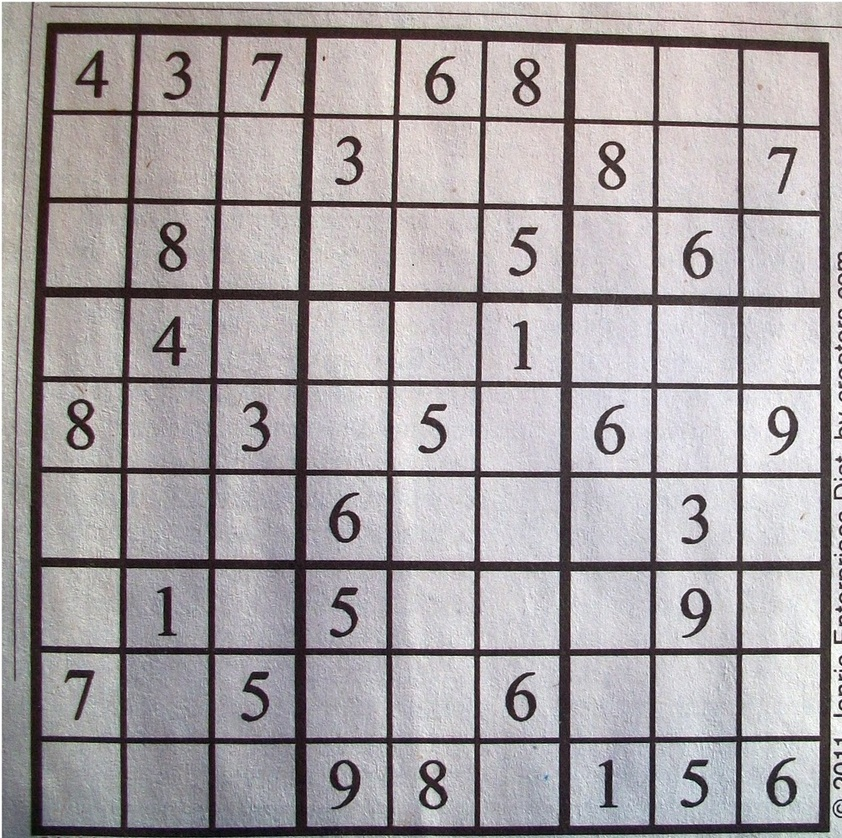
#> input picture OpenCV/Resources/sudoku2.jpg, 842 x 838 px, shrunk from 1001 x 997 before the run
$ python sudoku.py
#> lines starting #> are read from the running program, lines starting #| are printed output that depends on the picture; after the words box and inside, x2 and y2 are one past the last pixel; in counts of white or black regions, pixels touching at a corner belong together
import cv2
import numpy as np

img = cv2.imread('Resources/sudoku2.jpg')
#> img is the input picture: shape (838, 842, 3); mean B, G, R 163.8, 161.4, 167

img = cv2.cvtColor(img, cv2.COLOR_BGR2GRAY)
#> img: shape (838, 842)
imgBlur = cv2.GaussianBlur(img, (13, 13), 2)  # Get rid of noise
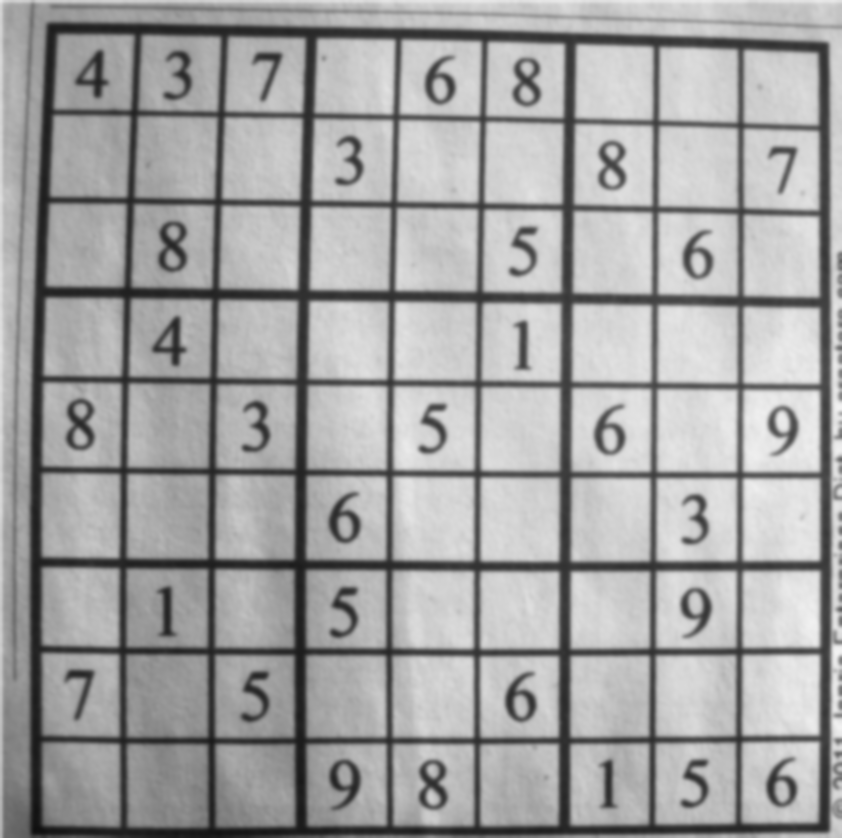
#> imgBlur: shape (838, 842); min 15, max 241, mean 163.3
imgCanny = cv2.Canny(img, 100, 100)
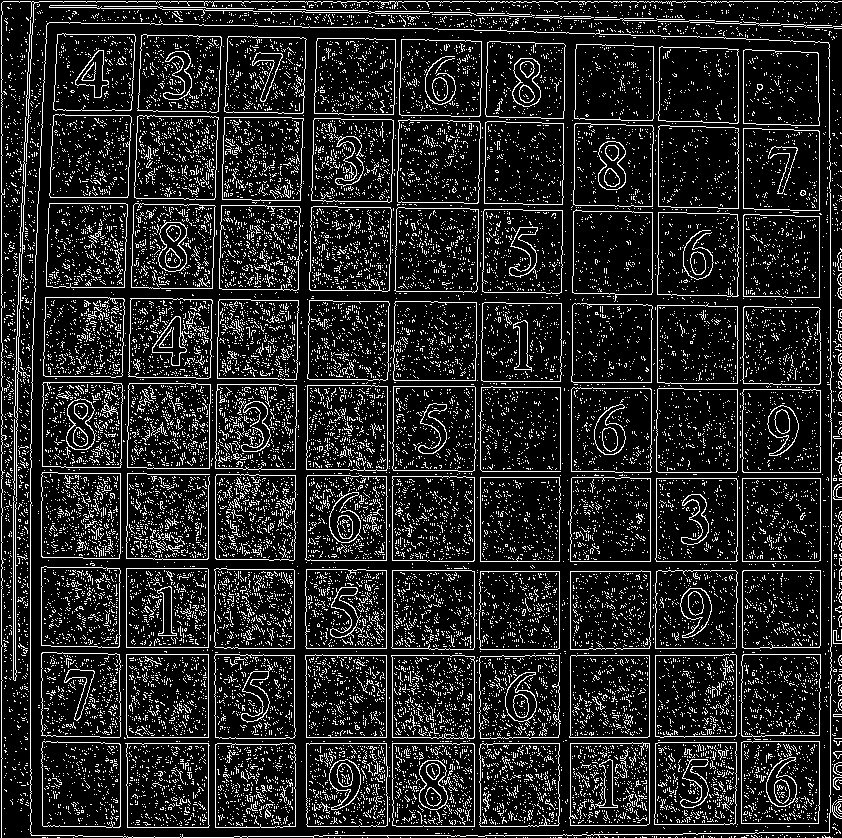
#> imgCanny: shape (838, 842); 14.3% white in thin lines or dots
outerbox = np.zeros_like(img)
imgThresh = cv2.adaptiveThreshold(imgBlur, 255, cv2.ADAPTIVE_THRESH_MEAN_C, cv2.THRESH_BINARY, 5, 2)
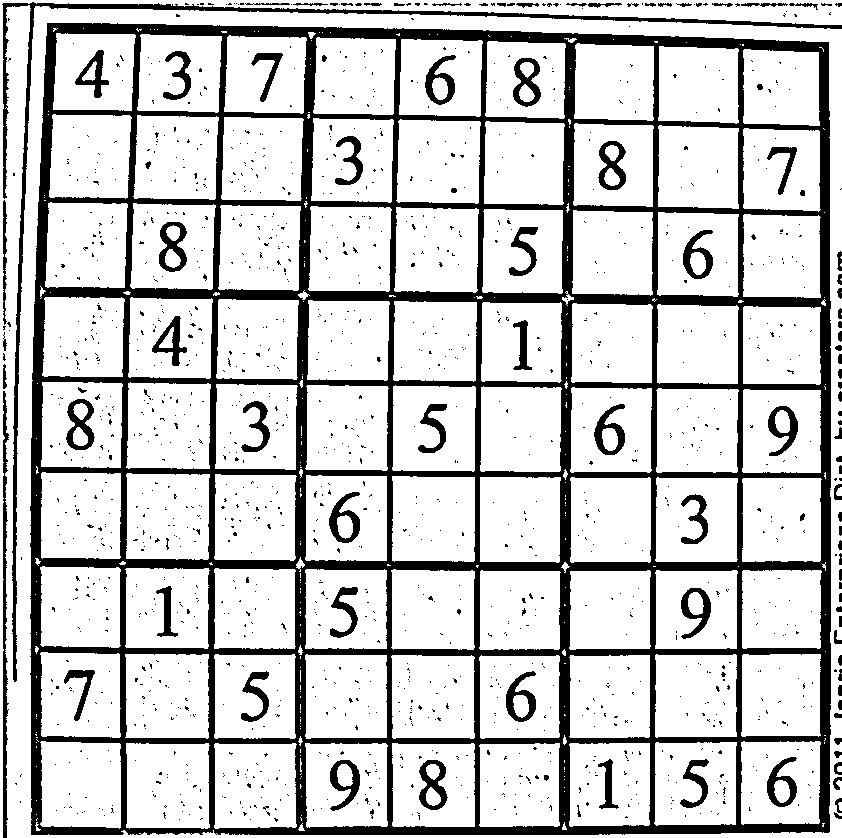
#> imgThresh: shape (838, 842); 79.5% white; 1509 black regions (1407 under 20 px), largest, box (x1, y1, x2, y2) and area: (30, 23, 831, 835) 110779, (2, 2, 842, 682) 6507, (3, 391, 9, 838) 1561

cv2.imshow("Image", imgThresh)
cv2.imshow("Image Canny", imgCanny)
cv2.waitKey(0)

$ run again, with OpenCV/Resources/pic.jpg copied over OpenCV/Resources/sudoku2.jpg
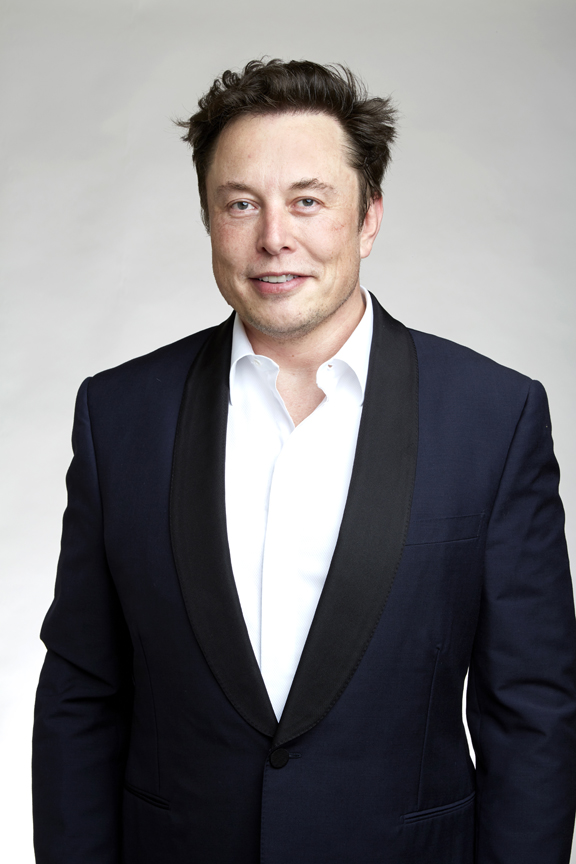
#> input picture OpenCV/Resources/pic.jpg, 576 x 864 px
#> img is the input picture: shape (864, 576, 3); mean B, G, R 121.3, 118.8, 120.7
#> img: shape (864, 576)
#> `imgCanny = cv2.Canny(img, 100, 100)`:
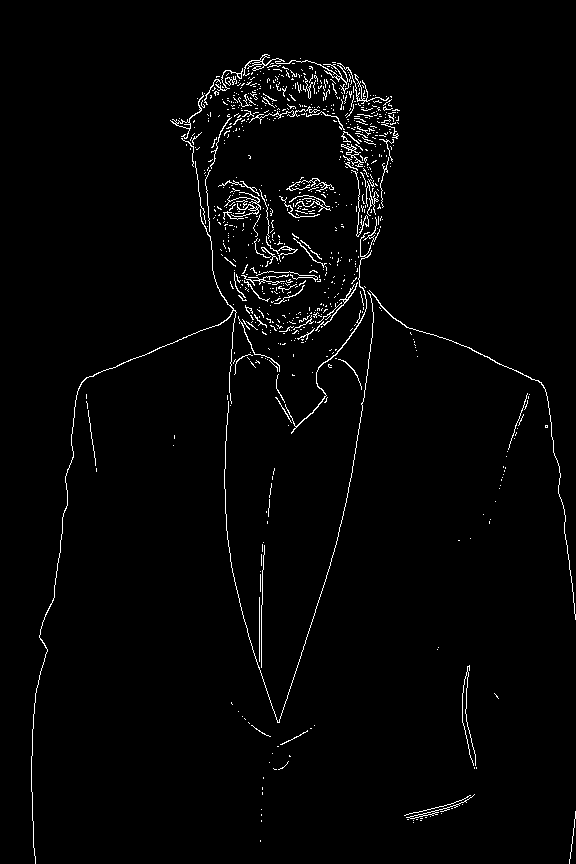
#> imgCanny: shape (864, 576); 2.1% white in thin lines or dots, all inside (x1, y1, x2, y2) = (31, 54, 576, 864)
#> `imgThresh = cv2.adaptiveThreshold(imgBlur, 255, cv2.ADAPTIVE_THRESH_ME..`:
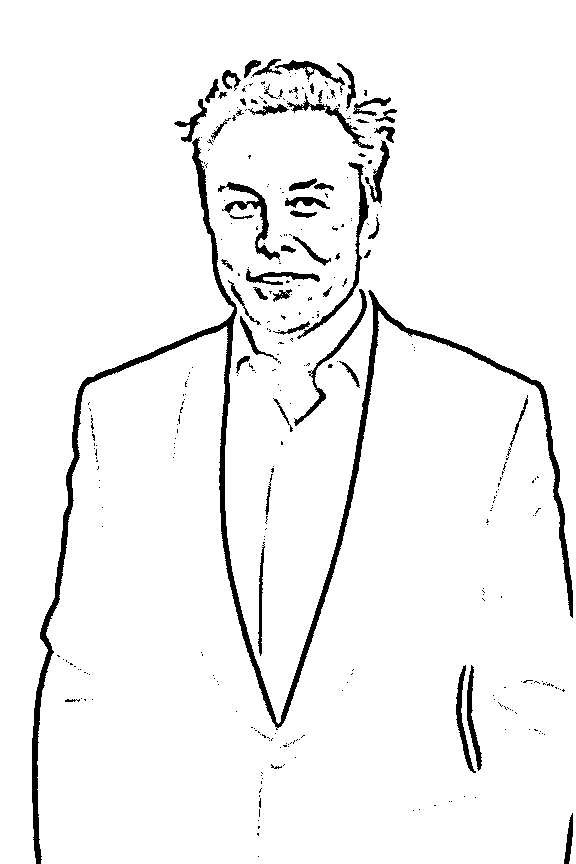
#> imgThresh: shape (864, 576); 95.3% white; 338 black regions (281 under 20 px), largest, box (x1, y1, x2, y2) and area: (32, 137, 573, 864) 11544, (297, 162, 369, 339) 960, (218, 182, 280, 260) 907
